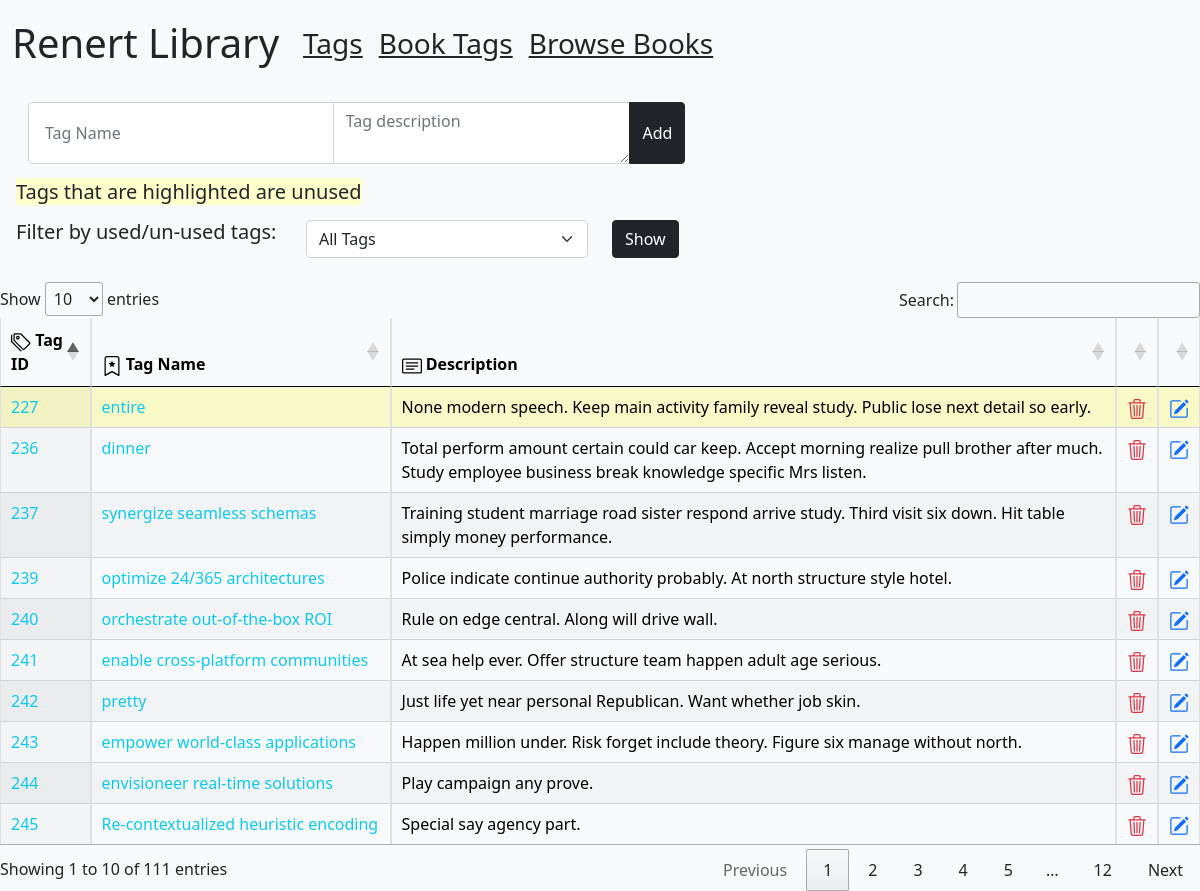
/tags, run on an earlier commit of the app's database.
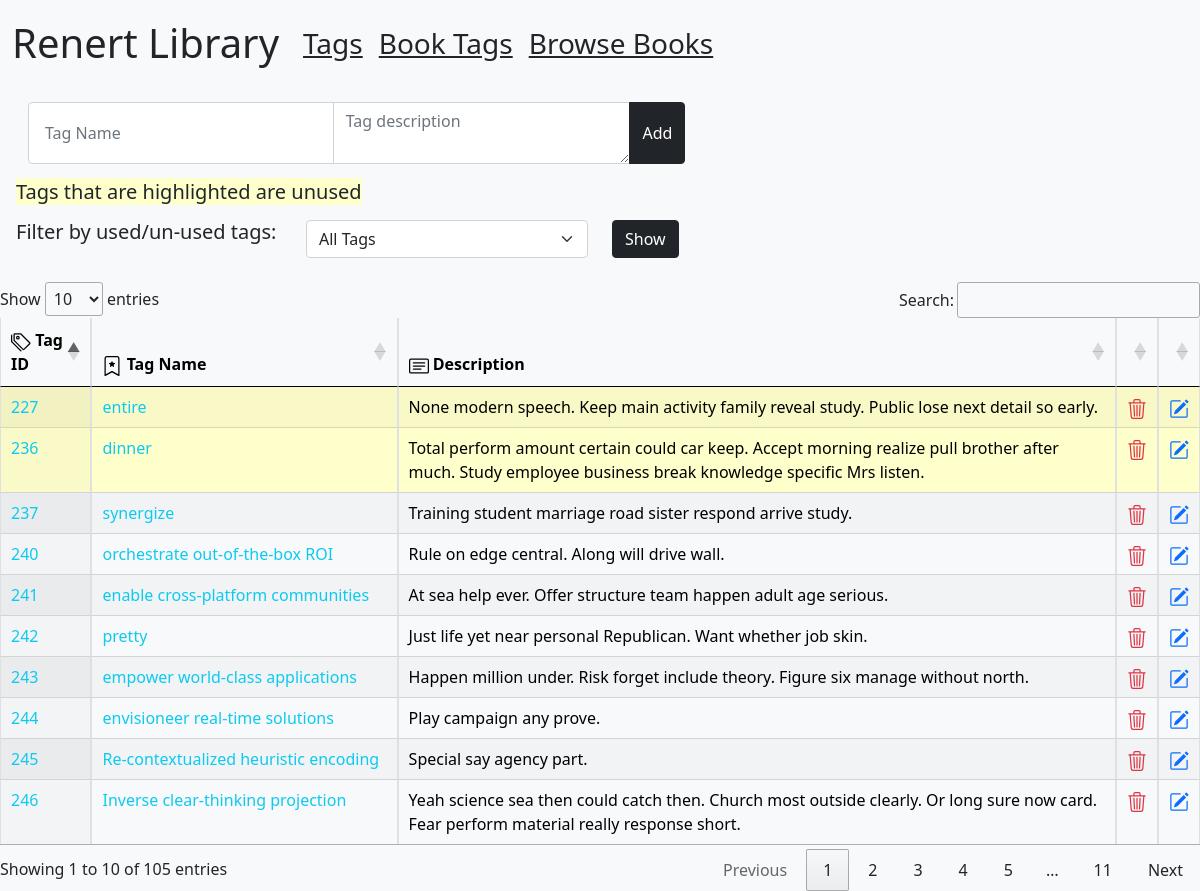
And on a later commit of the database.
### tables this page shows
CREATE TABLE [library_tags] (
   [tag_id] INTEGER PRIMARY KEY,
   [tag_name] TEXT,
   [description] TEXT,
   [created_by] INTEGER,
   [created_at] TEXT,
   [updated_at] TEXT,
   FOREIGN KEY([created_by]) REFERENCES [members]([member_internal_id])
);

### app.py (the view)
@app.route("/tags", methods=["GET", "POST"])
def tags():
    tags = db.session.execute("select * from library_tags")
    tags = [dict(x) for x in tags]
    count =db.session.execute("select count(*) from library_tags")
    count = [dict(x) for x in count]
    count = count[0]["count(*)"]
    tags_without_books = []
    for i in tags:
        tag = db.session.execute("select * from library_books_tags where tag_id = '" + str(i['tag_id']) + "'")
        tag = [dict(x) for x in tag]
        if tag == []:
            tags_without_books.append(i["tag_id"])
    return render_template("tags.html", tags=tags, count=count, twb = tags_without_books)

### templates/tags.html (shortened to what this page needs)
{% extends 'layout.html'%}
{% import "bootstrap/wtf.html" as wtf %}
{%block content%}
<div class="row m-3">
    <div class="col-7">
        <div class="input-group">
            <input type="text" class="form-control p-3 tag-name-input" placeholder="Tag Name" required>
            <textarea class="form-control tag-desc-input" style="max-height: 150px;" placeholder="Tag description" required></textarea>
            <button type="submit" class="btn btn-dark add">Add</button>
        </div>
    </div>
</div>
<h5 class="m-3"> <span style="background-color: #ffffcc">Tags that are highlighted are unused</span></h5>
<div class="row">
    <div class="col-3"><h5 class="ms-3">Filter by used/un-used tags:</h5></div>
    <div class="col-3">
        <select class="used-search form-select">
        <option value="0" selected>All Tags</option>
        </select>
    </div>
    <div class="col-1"><button type="submit" onclick="return false;" class="btn btn-dark show-used">Show</button></div>
</div>
<br>
<table class="table table-hover table-light table-bordered display" id="tagList">
    <thead>
        <tr>
            <th scope="col"> Tag ID</th>
            <th scope="col"> Tag Name</th>
            <th scope="col"> Description</th>
            <th></th>
            <th></th>
        </tr>
    </thead>
    <tbody class="table-group-divider border-top-dark">
        {% for a in tags %}
            {% if a.tag_id in twb%}
            <tr class="">
                <td class="" style="background-color: #ffffcc">
                    <a href="/tag/{{a.tag_id}}" class="text-decoration-none text-info" data-bs-toggle="tooltip" data-bs-placement="right" data-bs-title="Click for tag details">{{a.tag_id}}</a>
                </td>
                <td class="" style="background-color: #ffffcc">
                    <a href="/tag/{{a.tag_id}}" class="text-decoration-none text-info" data-bs-toggle="tooltip" data-bs-placement="right" data-bs-title="Click for tag details"> {{a.tag_name}} </a>
                </td>
                <td class="" style="background-color: #ffffcc">
                    {{a.description}}
                </td>
                <td class="trash-tag" style="background-color: #ffffcc" data-tag-id="{{a.tag_id}}">
                </td>
                <td class="edit-tag" style="background-color: #ffffcc" data-edit-tag-id="{{a.tag_id}}">
                </td>
            </tr>
            {% else %}
            <tr class="">
                <td class="">
                    <a href="/tag/{{a.tag_id}}" class="text-decoration-none text-info" data-bs-toggle="tooltip" data-bs-placement="right" data-bs-title="Click for tag details">{{a.tag_id}}</a>
                </td>
                <td class="">
                    <a href="/tag/{{a.tag_id}}" class="text-decoration-none text-info" data-bs-toggle="tooltip" data-bs-placement="right" data-bs-title="Click for tag details"> {{a.tag_name}} </a>
                </td>
                <td class="">
                    {{a.description}}
                </td>
                <td class="trash-tag"  data-tag-id="{{a.tag_id}}">
                </td>
                <td class="edit-tag" data-edit-tag-id="{{a.tag_id}}">
                </td>
            </tr>
            {% endif %}
        {% endfor %}
    </tbody>
</table>
{%endblock%}

What changed in the data, as far as the page shows it:
removed library_tags: tag_id "239", tag_name "optimize 24/365 architectures", description "Police indicate continue authority probably. At north structure style hotel."
changed library_tags id 237: tag_name "synergize seamless schemas" → "synergize"; description "Training student marriage road sister respond arrive study. Third visit six down. Hit table simply money performance." → "Training student marriage road sister respond arrive study."
now on this page (row unchanged): library_tags: tag_id "246", tag_name "Inverse clear-thinking projection", description "Yeah science sea then could catch then. Church most outside clearly. Or long sure now card. Fear perform material really response short."
Also different on the page:
text written by a page script: "Show entries Search: Showing 1 to 10 of 111 entries Previous 1 2 3 4 5 … 12 Next" → "Show entries Search: Showing 1 to 10 of 105 entries Previous 1 2 3 4 5 … 11 Next"
